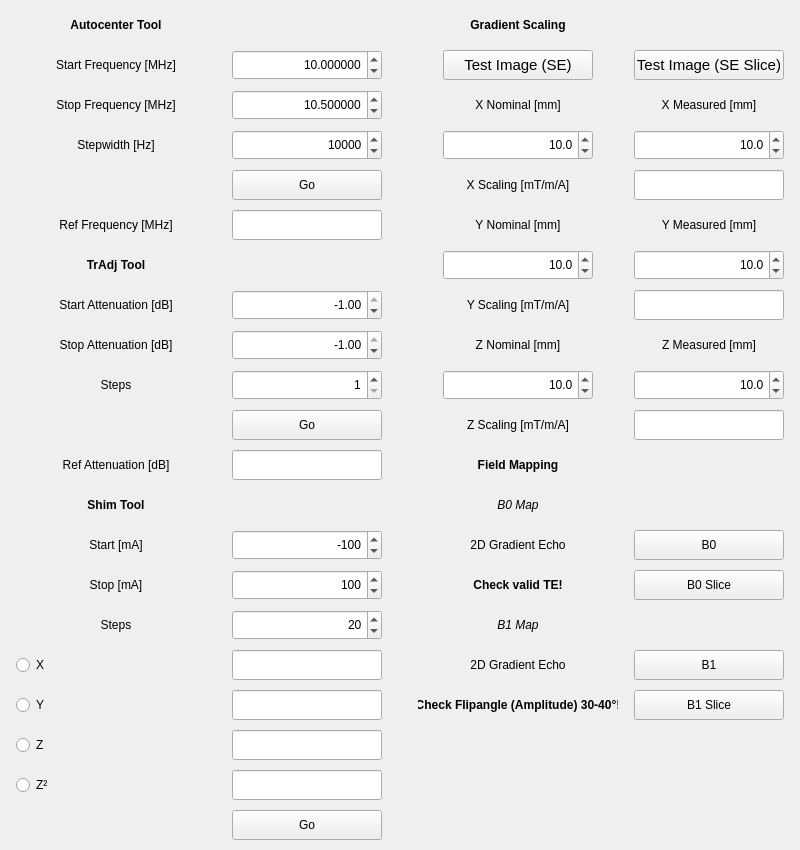
<?xml version="1.0" encoding="UTF-8"?>
<ui version="4.0">
 <class>Dialog</class>
 <widget class="QDialog" name="Dialog">
  <property name="geometry">
   <rect>
    <x>0</x>
    <y>0</y>
    <width>800</width>
    <height>850</height>
   </rect>
  </property>
  <property name="minimumSize">
   <size>
    <width>800</width>
    <height>850</height>
   </size>
  </property>
  <property name="maximumSize">
   <size>
    <width>800</width>
    <height>850</height>
   </size>
  </property>
  <property name="windowTitle">
   <string>Dialog</string>
  </property>
  <widget class="QWidget" name="gridLayoutWidget">
   <property name="geometry">
    <rect>
     <x>0</x>
     <y>0</y>
     <width>801</width>
     <height>851</height>
    </rect>
   </property>
   <layout class="QGridLayout" name="gridLayout">
    <property name="leftMargin">
     <number>5</number>
    </property>
    <property name="topMargin">
     <number>5</number>
    </property>
    <property name="rightMargin">
     <number>5</number>
    </property>
    <property name="bottomMargin">
     <number>5</number>
    </property>
    <property name="spacing">
     <number>5</number>
    </property>
    <item row="1" column="4">
     <widget class="QPushButton" name="Field_Map_Gradient_Slice_pushButton">
      <property name="minimumSize">
       <size>
        <width>150</width>
        <height>30</height>
       </size>
      </property>
      <property name="maximumSize">
       <size>
        <width>150</width>
        <height>30</height>
       </size>
      </property>
      <property name="font">
       <font>
        <pointsize>11</pointsize>
       </font>
      </property>
      <property name="text">
       <string>Test Image (SE Slice)</string>
      </property>
      <property name="autoDefault">
       <bool>false</bool>
      </property>
     </widget>
    </item>
    <item row="8" column="0">
     <widget class="QLabel" name="label_2">
      <property name="minimumSize">
       <size>
        <width>200</width>
        <height>30</height>
       </size>
      </property>
      <property name="maximumSize">
       <size>
        <width>200</width>
        <height>30</height>
       </size>
      </property>
      <property name="text">
       <string>Stop Attenuation [dB]</string>
      </property>
      <property name="alignment">
       <set>Qt::AlignCenter</set>
      </property>
     </widget>
    </item>
    <item row="7" column="1">
     <widget class="QDoubleSpinBox" name="FA_Start_Attenuation_doubleSpinBox">
      <property name="minimumSize">
       <size>
        <width>150</width>
        <height>30</height>
       </size>
      </property>
      <property name="maximumSize">
       <size>
        <width>150</width>
        <height>30</height>
       </size>
      </property>
      <property name="alignment">
       <set>Qt::AlignRight|Qt::AlignTrailing|Qt::AlignVCenter</set>
      </property>
      <property name="minimum">
       <double>-31.000000000000000</double>
      </property>
      <property name="maximum">
       <double>-1.000000000000000</double>
      </property>
      <property name="singleStep">
       <double>0.250000000000000</double>
      </property>
     </widget>
    </item>
    <item row="9" column="1">
     <widget class="QSpinBox" name="FA_Attenuation_Steps_spinBox">
      <property name="minimumSize">
       <size>
        <width>150</width>
        <height>30</height>
       </size>
      </property>
      <property name="maximumSize">
       <size>
        <width>150</width>
        <height>30</height>
       </size>
      </property>
      <property name="alignment">
       <set>Qt::AlignRight|Qt::AlignTrailing|Qt::AlignVCenter</set>
      </property>
      <property name="minimum">
       <number>1</number>
      </property>
     </widget>
    </item>
    <item row="2" column="0">
     <widget class="QLabel" name="label_7">
      <property name="minimumSize">
       <size>
        <width>200</width>
        <height>30</height>
       </size>
      </property>
      <property name="maximumSize">
       <size>
        <width>200</width>
        <height>30</height>
       </size>
      </property>
      <property name="text">
       <string>Stop Frequency [MHz]</string>
      </property>
      <property name="alignment">
       <set>Qt::AlignCenter</set>
      </property>
     </widget>
    </item>
    <item row="0" column="0">
     <widget class="QLabel" name="label_4">
      <property name="minimumSize">
       <size>
        <width>200</width>
        <height>30</height>
       </size>
      </property>
      <property name="maximumSize">
       <size>
        <width>200</width>
        <height>30</height>
       </size>
      </property>
      <property name="font">
       <font>
        <weight>75</weight>
        <bold>true</bold>
       </font>
      </property>
      <property name="text">
       <string>Autocenter Tool</string>
      </property>
      <property name="alignment">
       <set>Qt::AlignCenter</set>
      </property>
     </widget>
    </item>
    <item row="6" column="0">
     <widget class="QLabel" name="label_5">
      <property name="minimumSize">
       <size>
        <width>200</width>
        <height>30</height>
       </size>
      </property>
      <property name="maximumSize">
       <size>
        <width>200</width>
        <height>30</height>
       </size>
      </property>
      <property name="font">
       <font>
        <weight>75</weight>
        <bold>true</bold>
       </font>
      </property>
      <property name="text">
       <string>TrAdj Tool</string>
      </property>
      <property name="alignment">
       <set>Qt::AlignCenter</set>
      </property>
     </widget>
    </item>
    <item row="7" column="0">
     <widget class="QLabel" name="label">
      <property name="minimumSize">
       <size>
        <width>200</width>
        <height>30</height>
       </size>
      </property>
      <property name="maximumSize">
       <size>
        <width>200</width>
        <height>30</height>
       </size>
      </property>
      <property name="text">
       <string>Start Attenuation [dB]</string>
      </property>
      <property name="alignment">
       <set>Qt::AlignCenter</set>
      </property>
     </widget>
    </item>
    <item row="8" column="1">
     <widget class="QDoubleSpinBox" name="FA_Stop_Attenuation_doubleSpinBox">
      <property name="minimumSize">
       <size>
        <width>150</width>
        <height>30</height>
       </size>
      </property>
      <property name="maximumSize">
       <size>
        <width>150</width>
        <height>30</height>
       </size>
      </property>
      <property name="alignment">
       <set>Qt::AlignRight|Qt::AlignTrailing|Qt::AlignVCenter</set>
      </property>
      <property name="minimum">
       <double>-31.000000000000000</double>
      </property>
      <property name="maximum">
       <double>-1.000000000000000</double>
      </property>
      <property name="singleStep">
       <double>0.250000000000000</double>
      </property>
     </widget>
    </item>
    <item row="9" column="0">
     <widget class="QLabel" name="label_3">
      <property name="minimumSize">
       <size>
        <width>200</width>
        <height>30</height>
       </size>
      </property>
      <property name="maximumSize">
       <size>
        <width>200</width>
        <height>30</height>
       </size>
      </property>
      <property name="text">
       <string>Steps</string>
      </property>
      <property name="alignment">
       <set>Qt::AlignCenter</set>
      </property>
     </widget>
    </item>
    <item row="10" column="1">
     <widget class="QPushButton" name="Flipangle_pushButton">
      <property name="minimumSize">
       <size>
        <width>150</width>
        <height>30</height>
       </size>
      </property>
      <property name="maximumSize">
       <size>
        <width>150</width>
        <height>30</height>
       </size>
      </property>
      <property name="text">
       <string>Go</string>
      </property>
      <property name="autoDefault">
       <bool>false</bool>
      </property>
     </widget>
    </item>
    <item row="1" column="0">
     <widget class="QLabel" name="label_6">
      <property name="minimumSize">
       <size>
        <width>200</width>
        <height>30</height>
       </size>
      </property>
      <property name="maximumSize">
       <size>
        <width>200</width>
        <height>30</height>
       </size>
      </property>
      <property name="text">
       <string>Start Frequency [MHz]</string>
      </property>
      <property name="alignment">
       <set>Qt::AlignCenter</set>
      </property>
     </widget>
    </item>
    <item row="2" column="1">
     <widget class="QDoubleSpinBox" name="AC_Stop_Frequency_doubleSpinBox">
      <property name="minimumSize">
       <size>
        <width>150</width>
        <height>30</height>
       </size>
      </property>
      <property name="maximumSize">
       <size>
        <width>150</width>
        <height>30</height>
       </size>
      </property>
      <property name="alignment">
       <set>Qt::AlignRight|Qt::AlignTrailing|Qt::AlignVCenter</set>
      </property>
      <property name="decimals">
       <number>6</number>
      </property>
      <property name="minimum">
       <double>1.000000000000000</double>
      </property>
      <property name="maximum">
       <double>60.000000000000000</double>
      </property>
      <property name="singleStep">
       <double>0.100000000000000</double>
      </property>
      <property name="value">
       <double>10.500000000000000</double>
      </property>
     </widget>
    </item>
    <item row="1" column="1">
     <widget class="QDoubleSpinBox" name="AC_Start_Frequency_doubleSpinBox">
      <property name="minimumSize">
       <size>
        <width>150</width>
        <height>30</height>
       </size>
      </property>
      <property name="maximumSize">
       <size>
        <width>150</width>
        <height>30</height>
       </size>
      </property>
      <property name="alignment">
       <set>Qt::AlignRight|Qt::AlignTrailing|Qt::AlignVCenter</set>
      </property>
      <property name="decimals">
       <number>6</number>
      </property>
      <property name="minimum">
       <double>1.000000000000000</double>
      </property>
      <property name="maximum">
       <double>60.000000000000000</double>
      </property>
      <property name="singleStep">
       <double>0.100000000000000</double>
      </property>
      <property name="value">
       <double>10.000000000000000</double>
      </property>
     </widget>
    </item>
    <item row="4" column="1">
     <widget class="QPushButton" name="Autocenter_pushButton">
      <property name="minimumSize">
       <size>
        <width>150</width>
        <height>30</height>
       </size>
      </property>
      <property name="maximumSize">
       <size>
        <width>150</width>
        <height>30</height>
       </size>
      </property>
      <property name="text">
       <string>Go</string>
      </property>
      <property name="autoDefault">
       <bool>false</bool>
      </property>
     </widget>
    </item>
    <item row="3" column="1">
     <widget class="QSpinBox" name="AC_Stepwidth_spinBox">
      <property name="minimumSize">
       <size>
        <width>150</width>
        <height>30</height>
       </size>
      </property>
      <property name="maximumSize">
       <size>
        <width>150</width>
        <height>30</height>
       </size>
      </property>
      <property name="alignment">
       <set>Qt::AlignRight|Qt::AlignTrailing|Qt::AlignVCenter</set>
      </property>
      <property name="minimum">
       <number>10</number>
      </property>
      <property name="maximum">
       <number>100000</number>
      </property>
      <property name="singleStep">
       <number>5000</number>
      </property>
      <property name="value">
       <number>10000</number>
      </property>
     </widget>
    </item>
    <item row="3" column="0">
     <widget class="QLabel" name="label_8">
      <property name="text">
       <string>Stepwidth [Hz]</string>
      </property>
      <property name="alignment">
       <set>Qt::AlignCenter</set>
      </property>
     </widget>
    </item>
    <item row="5" column="1">
     <widget class="QLineEdit" name="AC_Reffrequency_lineEdit">
      <property name="minimumSize">
       <size>
        <width>150</width>
        <height>30</height>
       </size>
      </property>
      <property name="maximumSize">
       <size>
        <width>150</width>
        <height>30</height>
       </size>
      </property>
      <property name="layoutDirection">
       <enum>Qt::LeftToRight</enum>
      </property>
      <property name="alignment">
       <set>Qt::AlignRight|Qt::AlignTrailing|Qt::AlignVCenter</set>
      </property>
      <property name="readOnly">
       <bool>true</bool>
      </property>
     </widget>
    </item>
    <item row="11" column="1">
     <widget class="QLineEdit" name="FA_RefRFattenuation_lineEdit">
      <property name="minimumSize">
       <size>
        <width>150</width>
        <height>30</height>
       </size>
      </property>
      <property name="maximumSize">
       <size>
        <width>150</width>
        <height>30</height>
       </size>
      </property>
      <property name="alignment">
       <set>Qt::AlignRight|Qt::AlignTrailing|Qt::AlignVCenter</set>
      </property>
      <property name="readOnly">
       <bool>true</bool>
      </property>
     </widget>
    </item>
    <item row="5" column="0">
     <widget class="QLabel" name="label_9">
      <property name="minimumSize">
       <size>
        <width>200</width>
        <height>30</height>
       </size>
      </property>
      <property name="maximumSize">
       <size>
        <width>200</width>
        <height>30</height>
       </size>
      </property>
      <property name="text">
       <string>Ref Frequency [MHz]</string>
      </property>
      <property name="alignment">
       <set>Qt::AlignCenter</set>
      </property>
     </widget>
    </item>
    <item row="11" column="0">
     <widget class="QLabel" name="label_10">
      <property name="minimumSize">
       <size>
        <width>200</width>
        <height>30</height>
       </size>
      </property>
      <property name="maximumSize">
       <size>
        <width>200</width>
        <height>30</height>
       </size>
      </property>
      <property name="text">
       <string>Ref Attenuation [dB]</string>
      </property>
      <property name="alignment">
       <set>Qt::AlignCenter</set>
      </property>
     </widget>
    </item>
    <item row="13" column="0">
     <widget class="QLabel" name="label_12">
      <property name="minimumSize">
       <size>
        <width>200</width>
        <height>30</height>
       </size>
      </property>
      <property name="maximumSize">
       <size>
        <width>200</width>
        <height>30</height>
       </size>
      </property>
      <property name="text">
       <string>Start [mA]</string>
      </property>
      <property name="alignment">
       <set>Qt::AlignCenter</set>
      </property>
     </widget>
    </item>
    <item row="12" column="0">
     <widget class="QLabel" name="label_11">
      <property name="minimumSize">
       <size>
        <width>200</width>
        <height>30</height>
       </size>
      </property>
      <property name="maximumSize">
       <size>
        <width>200</width>
        <height>30</height>
       </size>
      </property>
      <property name="font">
       <font>
        <weight>75</weight>
        <bold>true</bold>
       </font>
      </property>
      <property name="text">
       <string>Shim Tool</string>
      </property>
      <property name="alignment">
       <set>Qt::AlignCenter</set>
      </property>
     </widget>
    </item>
    <item row="15" column="0">
     <widget class="QLabel" name="label_14">
      <property name="minimumSize">
       <size>
        <width>200</width>
        <height>30</height>
       </size>
      </property>
      <property name="maximumSize">
       <size>
        <width>200</width>
        <height>30</height>
       </size>
      </property>
      <property name="text">
       <string>Steps</string>
      </property>
      <property name="alignment">
       <set>Qt::AlignCenter</set>
      </property>
     </widget>
    </item>
    <item row="14" column="0">
     <widget class="QLabel" name="label_13">
      <property name="minimumSize">
       <size>
        <width>200</width>
        <height>30</height>
       </size>
      </property>
      <property name="maximumSize">
       <size>
        <width>200</width>
        <height>30</height>
       </size>
      </property>
      <property name="text">
       <string>Stop [mA]</string>
      </property>
      <property name="alignment">
       <set>Qt::AlignCenter</set>
      </property>
     </widget>
    </item>
    <item row="18" column="0">
     <widget class="QRadioButton" name="Tool_Shim_Z_radioButton">
      <property name="minimumSize">
       <size>
        <width>200</width>
        <height>30</height>
       </size>
      </property>
      <property name="maximumSize">
       <size>
        <width>200</width>
        <height>30</height>
       </size>
      </property>
      <property name="text">
       <string>Z</string>
      </property>
      <property name="autoExclusive">
       <bool>false</bool>
      </property>
     </widget>
    </item>
    <item row="17" column="0">
     <widget class="QRadioButton" name="Tool_Shim_Y_radioButton">
      <property name="minimumSize">
       <size>
        <width>200</width>
        <height>30</height>
       </size>
      </property>
      <property name="maximumSize">
       <size>
        <width>200</width>
        <height>30</height>
       </size>
      </property>
      <property name="text">
       <string>Y</string>
      </property>
      <property name="autoExclusive">
       <bool>false</bool>
      </property>
     </widget>
    </item>
    <item row="16" column="1">
     <widget class="QLineEdit" name="Tool_Shim_X_Ref_lineEdit">
      <property name="minimumSize">
       <size>
        <width>150</width>
        <height>30</height>
       </size>
      </property>
      <property name="maximumSize">
       <size>
        <width>150</width>
        <height>30</height>
       </size>
      </property>
      <property name="alignment">
       <set>Qt::AlignRight|Qt::AlignTrailing|Qt::AlignVCenter</set>
      </property>
      <property name="readOnly">
       <bool>true</bool>
      </property>
     </widget>
    </item>
    <item row="14" column="1">
     <widget class="QSpinBox" name="Tool_Shim_Stop_spinBox">
      <property name="minimumSize">
       <size>
        <width>150</width>
        <height>30</height>
       </size>
      </property>
      <property name="maximumSize">
       <size>
        <width>150</width>
        <height>30</height>
       </size>
      </property>
      <property name="alignment">
       <set>Qt::AlignRight|Qt::AlignTrailing|Qt::AlignVCenter</set>
      </property>
      <property name="minimum">
       <number>-1000</number>
      </property>
      <property name="maximum">
       <number>1000</number>
      </property>
      <property name="value">
       <number>100</number>
      </property>
     </widget>
    </item>
    <item row="16" column="0">
     <widget class="QRadioButton" name="Tool_Shim_X_radioButton">
      <property name="minimumSize">
       <size>
        <width>200</width>
        <height>30</height>
       </size>
      </property>
      <property name="maximumSize">
       <size>
        <width>200</width>
        <height>30</height>
       </size>
      </property>
      <property name="layoutDirection">
       <enum>Qt::LeftToRight</enum>
      </property>
      <property name="autoFillBackground">
       <bool>false</bool>
      </property>
      <property name="text">
       <string>X</string>
      </property>
      <property name="autoExclusive">
       <bool>false</bool>
      </property>
     </widget>
    </item>
    <item row="19" column="0">
     <widget class="QRadioButton" name="Tool_Shim_Z2_radioButton">
      <property name="minimumSize">
       <size>
        <width>200</width>
        <height>30</height>
       </size>
      </property>
      <property name="maximumSize">
       <size>
        <width>200</width>
        <height>30</height>
       </size>
      </property>
      <property name="text">
       <string>Z²</string>
      </property>
      <property name="autoExclusive">
       <bool>false</bool>
      </property>
     </widget>
    </item>
    <item row="15" column="1">
     <widget class="QSpinBox" name="Tool_Shim_Steps_spinBox">
      <property name="minimumSize">
       <size>
        <width>150</width>
        <height>30</height>
       </size>
      </property>
      <property name="maximumSize">
       <size>
        <width>150</width>
        <height>30</height>
       </size>
      </property>
      <property name="alignment">
       <set>Qt::AlignRight|Qt::AlignTrailing|Qt::AlignVCenter</set>
      </property>
      <property name="minimum">
       <number>2</number>
      </property>
      <property name="maximum">
       <number>1000</number>
      </property>
      <property name="value">
       <number>20</number>
      </property>
     </widget>
    </item>
    <item row="20" column="1">
     <widget class="QPushButton" name="Tool_Shim_pushButton">
      <property name="minimumSize">
       <size>
        <width>150</width>
        <height>30</height>
       </size>
      </property>
      <property name="maximumSize">
       <size>
        <width>150</width>
        <height>30</height>
       </size>
      </property>
      <property name="text">
       <string>Go</string>
      </property>
      <property name="autoDefault">
       <bool>false</bool>
      </property>
     </widget>
    </item>
    <item row="13" column="1">
     <widget class="QSpinBox" name="Tool_Shim_Start_spinBox">
      <property name="minimumSize">
       <size>
        <width>150</width>
        <height>30</height>
       </size>
      </property>
      <property name="maximumSize">
       <size>
        <width>150</width>
        <height>30</height>
       </size>
      </property>
      <property name="alignment">
       <set>Qt::AlignRight|Qt::AlignTrailing|Qt::AlignVCenter</set>
      </property>
      <property name="minimum">
       <number>-1000</number>
      </property>
      <property name="maximum">
       <number>1000</number>
      </property>
      <property name="value">
       <number>-100</number>
      </property>
     </widget>
    </item>
    <item row="17" column="1">
     <widget class="QLineEdit" name="Tool_Shim_Y_Ref_lineEdit">
      <property name="minimumSize">
       <size>
        <width>150</width>
        <height>30</height>
       </size>
      </property>
      <property name="maximumSize">
       <size>
        <width>150</width>
        <height>30</height>
       </size>
      </property>
      <property name="alignment">
       <set>Qt::AlignRight|Qt::AlignTrailing|Qt::AlignVCenter</set>
      </property>
      <property name="readOnly">
       <bool>true</bool>
      </property>
     </widget>
    </item>
    <item row="18" column="1">
     <widget class="QLineEdit" name="Tool_Shim_Z_Ref_lineEdit">
      <property name="minimumSize">
       <size>
        <width>150</width>
        <height>30</height>
       </size>
      </property>
      <property name="maximumSize">
       <size>
        <width>150</width>
        <height>30</height>
       </size>
      </property>
      <property name="alignment">
       <set>Qt::AlignRight|Qt::AlignTrailing|Qt::AlignVCenter</set>
      </property>
      <property name="readOnly">
       <bool>true</bool>
      </property>
     </widget>
    </item>
    <item row="19" column="1">
     <widget class="QLineEdit" name="Tool_Shim_Z2_Ref_lineEdit">
      <property name="minimumSize">
       <size>
        <width>150</width>
        <height>30</height>
       </size>
      </property>
      <property name="maximumSize">
       <size>
        <width>150</width>
        <height>30</height>
       </size>
      </property>
      <property name="alignment">
       <set>Qt::AlignRight|Qt::AlignTrailing|Qt::AlignVCenter</set>
      </property>
      <property name="readOnly">
       <bool>true</bool>
      </property>
     </widget>
    </item>
    <item row="1" column="2">
     <spacer name="horizontalSpacer">
      <property name="orientation">
       <enum>Qt::Horizontal</enum>
      </property>
      <property name="sizeType">
       <enum>QSizePolicy::Fixed</enum>
      </property>
      <property name="sizeHint" stdset="0">
       <size>
        <width>20</width>
        <height>20</height>
       </size>
      </property>
     </spacer>
    </item>
    <item row="0" column="3">
     <widget class="QLabel" name="label_16">
      <property name="minimumSize">
       <size>
        <width>200</width>
        <height>30</height>
       </size>
      </property>
      <property name="maximumSize">
       <size>
        <width>200</width>
        <height>30</height>
       </size>
      </property>
      <property name="font">
       <font>
        <weight>75</weight>
        <bold>true</bold>
       </font>
      </property>
      <property name="text">
       <string>Gradient Scaling</string>
      </property>
      <property name="alignment">
       <set>Qt::AlignCenter</set>
      </property>
     </widget>
    </item>
    <item row="1" column="3">
     <layout class="QHBoxLayout" name="horizontalLayout_3">
      <property name="spacing">
       <number>0</number>
      </property>
      <item>
       <widget class="QPushButton" name="Field_Map_Gradient_pushButton">
        <property name="minimumSize">
         <size>
          <width>150</width>
          <height>30</height>
         </size>
        </property>
        <property name="maximumSize">
         <size>
          <width>150</width>
          <height>30</height>
         </size>
        </property>
        <property name="font">
         <font>
          <pointsize>11</pointsize>
         </font>
        </property>
        <property name="text">
         <string>Test Image (SE)</string>
        </property>
        <property name="autoDefault">
         <bool>false</bool>
        </property>
       </widget>
      </item>
     </layout>
    </item>
    <item row="2" column="3">
     <widget class="QLabel" name="label_17">
      <property name="minimumSize">
       <size>
        <width>200</width>
        <height>30</height>
       </size>
      </property>
      <property name="maximumSize">
       <size>
        <width>200</width>
        <height>30</height>
       </size>
      </property>
      <property name="text">
       <string>X Nominal [mm]</string>
      </property>
      <property name="alignment">
       <set>Qt::AlignCenter</set>
      </property>
     </widget>
    </item>
    <item row="2" column="4">
     <widget class="QLabel" name="label_18">
      <property name="minimumSize">
       <size>
        <width>150</width>
        <height>30</height>
       </size>
      </property>
      <property name="maximumSize">
       <size>
        <width>150</width>
        <height>30</height>
       </size>
      </property>
      <property name="text">
       <string>X Measured [mm]</string>
      </property>
      <property name="alignment">
       <set>Qt::AlignCenter</set>
      </property>
     </widget>
    </item>
    <item row="3" column="3">
     <layout class="QHBoxLayout" name="horizontalLayout_4">
      <property name="spacing">
       <number>0</number>
      </property>
      <item>
       <widget class="QDoubleSpinBox" name="GradientScaling_XNominal_doubleSpinBox">
        <property name="minimumSize">
         <size>
          <width>150</width>
          <height>30</height>
         </size>
        </property>
        <property name="maximumSize">
         <size>
          <width>150</width>
          <height>30</height>
         </size>
        </property>
        <property name="alignment">
         <set>Qt::AlignRight|Qt::AlignTrailing|Qt::AlignVCenter</set>
        </property>
        <property name="decimals">
         <number>1</number>
        </property>
        <property name="maximum">
         <double>1000.000000000000000</double>
        </property>
        <property name="singleStep">
         <double>0.100000000000000</double>
        </property>
        <property name="value">
         <double>10.000000000000000</double>
        </property>
       </widget>
      </item>
     </layout>
    </item>
    <item row="3" column="4">
     <widget class="QDoubleSpinBox" name="GradientScaling_XMeasured_doubleSpinBox">
      <property name="minimumSize">
       <size>
        <width>150</width>
        <height>30</height>
       </size>
      </property>
      <property name="maximumSize">
       <size>
        <width>150</width>
        <height>30</height>
       </size>
      </property>
      <property name="alignment">
       <set>Qt::AlignRight|Qt::AlignTrailing|Qt::AlignVCenter</set>
      </property>
      <property name="decimals">
       <number>1</number>
      </property>
      <property name="maximum">
       <double>1000.000000000000000</double>
      </property>
      <property name="singleStep">
       <double>0.100000000000000</double>
      </property>
      <property name="value">
       <double>10.000000000000000</double>
      </property>
     </widget>
    </item>
    <item row="4" column="4">
     <widget class="QLineEdit" name="Gradient_XScaling_lineEdit">
      <property name="minimumSize">
       <size>
        <width>150</width>
        <height>30</height>
       </size>
      </property>
      <property name="maximumSize">
       <size>
        <width>150</width>
        <height>30</height>
       </size>
      </property>
      <property name="alignment">
       <set>Qt::AlignRight|Qt::AlignTrailing|Qt::AlignVCenter</set>
      </property>
      <property name="readOnly">
       <bool>true</bool>
      </property>
     </widget>
    </item>
    <item row="4" column="3">
     <widget class="QLabel" name="label_23">
      <property name="minimumSize">
       <size>
        <width>200</width>
        <height>26</height>
       </size>
      </property>
      <property name="maximumSize">
       <size>
        <width>200</width>
        <height>30</height>
       </size>
      </property>
      <property name="text">
       <string>X Scaling [mT/m/A]</string>
      </property>
      <property name="alignment">
       <set>Qt::AlignCenter</set>
      </property>
     </widget>
    </item>
    <item row="5" column="3">
     <widget class="QLabel" name="label_19">
      <property name="minimumSize">
       <size>
        <width>200</width>
        <height>30</height>
       </size>
      </property>
      <property name="maximumSize">
       <size>
        <width>200</width>
        <height>30</height>
       </size>
      </property>
      <property name="text">
       <string>Y Nominal [mm]</string>
      </property>
      <property name="alignment">
       <set>Qt::AlignCenter</set>
      </property>
     </widget>
    </item>
    <item row="5" column="4">
     <widget class="QLabel" name="label_20">
      <property name="minimumSize">
       <size>
        <width>150</width>
        <height>30</height>
       </size>
      </property>
      <property name="maximumSize">
       <size>
        <width>150</width>
        <height>30</height>
       </size>
      </property>
      <property name="text">
       <string>Y Measured [mm]</string>
      </property>
      <property name="alignment">
       <set>Qt::AlignCenter</set>
      </property>
     </widget>
    </item>
    <item row="6" column="3">
     <layout class="QHBoxLayout" name="horizontalLayout_6">
      <property name="spacing">
       <number>0</number>
      </property>
      <item>
       <widget class="QDoubleSpinBox" name="GradientScaling_YNominal_doubleSpinBox">
        <property name="minimumSize">
         <size>
          <width>150</width>
          <height>30</height>
         </size>
        </property>
        <property name="maximumSize">
         <size>
          <width>150</width>
          <height>30</height>
         </size>
        </property>
        <property name="alignment">
         <set>Qt::AlignRight|Qt::AlignTrailing|Qt::AlignVCenter</set>
        </property>
        <property name="decimals">
         <number>1</number>
        </property>
        <property name="maximum">
         <double>1000.000000000000000</double>
        </property>
        <property name="singleStep">
         <double>0.100000000000000</double>
        </property>
        <property name="value">
         <double>10.000000000000000</double>
        </property>
       </widget>
      </item>
     </layout>
    </item>
    <item row="6" column="4">
     <widget class="QDoubleSpinBox" name="GradientScaling_YMeasured_doubleSpinBox">
      <property name="minimumSize">
       <size>
        <width>150</width>
        <height>30</height>
       </size>
      </property>
      <property name="maximumSize">
       <size>
        <width>150</width>
        <height>30</height>
       </size>
      </property>
      <property name="alignment">
       <set>Qt::AlignRight|Qt::AlignTrailing|Qt::AlignVCenter</set>
      </property>
      <property name="decimals">
       <number>1</number>
      </property>
      <property name="maximum">
       <double>1000.000000000000000</double>
      </property>
      <property name="singleStep">
       <double>0.100000000000000</double>
      </property>
      <property name="value">
       <double>10.000000000000000</double>
      </property>
     </widget>
    </item>
    <item row="7" column="4">
     <widget class="QLineEdit" name="Gradient_YScaling_lineEdit">
      <property name="minimumSize">
       <size>
        <width>150</width>
        <height>30</height>
       </size>
      </property>
      <property name="maximumSize">
       <size>
        <width>150</width>
        <height>30</height>
       </size>
      </property>
      <property name="alignment">
       <set>Qt::AlignRight|Qt::AlignTrailing|Qt::AlignVCenter</set>
      </property>
      <property name="readOnly">
       <bool>true</bool>
      </property>
     </widget>
    </item>
    <item row="7" column="3">
     <widget class="QLabel" name="label_24">
      <property name="minimumSize">
       <size>
        <width>200</width>
        <height>30</height>
       </size>
      </property>
      <property name="maximumSize">
       <size>
        <width>200</width>
        <height>30</height>
       </size>
      </property>
      <property name="text">
       <string>Y Scaling [mT/m/A]</string>
      </property>
      <property name="alignment">
       <set>Qt::AlignCenter</set>
      </property>
     </widget>
    </item>
    <item row="8" column="3">
     <widget class="QLabel" name="label_21">
      <property name="minimumSize">
       <size>
        <width>200</width>
        <height>30</height>
       </size>
      </property>
      <property name="maximumSize">
       <size>
        <width>150</width>
        <height>30</height>
       </size>
      </property>
      <property name="text">
       <string>Z Nominal [mm]</string>
      </property>
      <property name="alignment">
       <set>Qt::AlignCenter</set>
      </property>
     </widget>
    </item>
    <item row="8" column="4">
     <widget class="QLabel" name="label_22">
      <property name="minimumSize">
       <size>
        <width>150</width>
        <height>30</height>
       </size>
      </property>
      <property name="maximumSize">
       <size>
        <width>150</width>
        <height>30</height>
       </size>
      </property>
      <property name="text">
       <string>Z Measured [mm]</string>
      </property>
      <property name="alignment">
       <set>Qt::AlignCenter</set>
      </property>
     </widget>
    </item>
    <item row="9" column="3">
     <layout class="QHBoxLayout" name="horizontalLayout_8">
      <property name="spacing">
       <number>0</number>
      </property>
      <item>
       <widget class="QDoubleSpinBox" name="GradientScaling_ZNominal_doubleSpinBox">
        <property name="minimumSize">
         <size>
          <width>150</width>
          <height>30</height>
         </size>
        </property>
        <property name="maximumSize">
         <size>
          <width>150</width>
          <height>30</height>
         </size>
        </property>
        <property name="alignment">
         <set>Qt::AlignRight|Qt::AlignTrailing|Qt::AlignVCenter</set>
        </property>
        <property name="decimals">
         <number>1</number>
        </property>
        <property name="maximum">
         <double>1000.000000000000000</double>
        </property>
        <property name="singleStep">
         <double>0.100000000000000</double>
        </property>
        <property name="value">
         <double>10.000000000000000</double>
        </property>
       </widget>
      </item>
     </layout>
    </item>
    <item row="9" column="4">
     <widget class="QDoubleSpinBox" name="GradientScaling_ZMeasured_doubleSpinBox">
      <property name="minimumSize">
       <size>
        <width>150</width>
        <height>30</height>
       </size>
      </property>
      <property name="maximumSize">
       <size>
        <width>150</width>
        <height>30</height>
       </size>
      </property>
      <property name="alignment">
       <set>Qt::AlignRight|Qt::AlignTrailing|Qt::AlignVCenter</set>
      </property>
      <property name="decimals">
       <number>1</number>
      </property>
      <property name="maximum">
       <double>1000.000000000000000</double>
      </property>
      <property name="singleStep">
       <double>0.100000000000000</double>
      </property>
      <property name="value">
       <double>10.000000000000000</double>
      </property>
     </widget>
    </item>
    <item row="10" column="4">
     <widget class="QLineEdit" name="Gradient_ZScaling_lineEdit">
      <property name="minimumSize">
       <size>
        <width>150</width>
        <height>30</height>
       </size>
      </property>
      <property name="maximumSize">
       <size>
        <width>150</width>
        <height>30</height>
       </size>
      </property>
      <property name="alignment">
       <set>Qt::AlignRight|Qt::AlignTrailing|Qt::AlignVCenter</set>
      </property>
      <property name="readOnly">
       <bool>true</bool>
      </property>
     </widget>
    </item>
    <item row="10" column="3">
     <widget class="QLabel" name="label_25">
      <property name="minimumSize">
       <size>
        <width>200</width>
        <height>30</height>
       </size>
      </property>
      <property name="maximumSize">
       <size>
        <width>200</width>
        <height>30</height>
       </size>
      </property>
      <property name="text">
       <string>Z Scaling [mT/m/A]</string>
      </property>
      <property name="alignment">
       <set>Qt::AlignCenter</set>
      </property>
     </widget>
    </item>
    <item row="11" column="3">
     <widget class="QLabel" name="label_15">
      <property name="minimumSize">
       <size>
        <width>200</width>
        <height>30</height>
       </size>
      </property>
      <property name="maximumSize">
       <size>
        <width>200</width>
        <height>30</height>
       </size>
      </property>
      <property name="font">
       <font>
        <weight>75</weight>
        <bold>true</bold>
       </font>
      </property>
      <property name="text">
       <string>Field Mapping</string>
      </property>
      <property name="alignment">
       <set>Qt::AlignCenter</set>
      </property>
     </widget>
    </item>
    <item row="14" column="3">
     <widget class="QLabel" name="label_27">
      <property name="minimumSize">
       <size>
        <width>200</width>
        <height>30</height>
       </size>
      </property>
      <property name="maximumSize">
       <size>
        <width>200</width>
        <height>30</height>
       </size>
      </property>
      <property name="font">
       <font>
        <pointsize>9</pointsize>
        <weight>75</weight>
        <bold>true</bold>
       </font>
      </property>
      <property name="text">
       <string>Check valid TE!</string>
      </property>
      <property name="alignment">
       <set>Qt::AlignCenter</set>
      </property>
     </widget>
    </item>
    <item row="14" column="4">
     <widget class="QPushButton" name="Field_Map_B0_Slice_pushButton">
      <property name="minimumSize">
       <size>
        <width>150</width>
        <height>30</height>
       </size>
      </property>
      <property name="maximumSize">
       <size>
        <width>150</width>
        <height>30</height>
       </size>
      </property>
      <property name="text">
       <string>B0 Slice</string>
      </property>
      <property name="autoDefault">
       <bool>false</bool>
      </property>
     </widget>
    </item>
    <item row="13" column="4">
     <widget class="QPushButton" name="Field_Map_B0_pushButton">
      <property name="minimumSize">
       <size>
        <width>150</width>
        <height>30</height>
       </size>
      </property>
      <property name="maximumSize">
       <size>
        <width>150</width>
        <height>30</height>
       </size>
      </property>
      <property name="text">
       <string>B0</string>
      </property>
      <property name="autoDefault">
       <bool>false</bool>
      </property>
     </widget>
    </item>
    <item row="13" column="3">
     <widget class="QLabel" name="label_26">
      <property name="minimumSize">
       <size>
        <width>200</width>
        <height>30</height>
       </size>
      </property>
      <property name="maximumSize">
       <size>
        <width>200</width>
        <height>30</height>
       </size>
      </property>
      <property name="text">
       <string>2D Gradient Echo</string>
      </property>
      <property name="alignment">
       <set>Qt::AlignCenter</set>
      </property>
     </widget>
    </item>
    <item row="12" column="3">
     <widget class="QLabel" name="label_30">
      <property name="minimumSize">
       <size>
        <width>200</width>
        <height>30</height>
       </size>
      </property>
      <property name="maximumSize">
       <size>
        <width>200</width>
        <height>30</height>
       </size>
      </property>
      <property name="font">
       <font>
        <italic>true</italic>
       </font>
      </property>
      <property name="text">
       <string>B0 Map</string>
      </property>
      <property name="alignment">
       <set>Qt::AlignCenter</set>
      </property>
     </widget>
    </item>
    <item row="15" column="3">
     <widget class="QLabel" name="label_31">
      <property name="minimumSize">
       <size>
        <width>200</width>
        <height>30</height>
       </size>
      </property>
      <property name="maximumSize">
       <size>
        <width>200</width>
        <height>30</height>
       </size>
      </property>
      <property name="font">
       <font>
        <italic>true</italic>
       </font>
      </property>
      <property name="text">
       <string>B1 Map</string>
      </property>
      <property name="alignment">
       <set>Qt::AlignCenter</set>
      </property>
     </widget>
    </item>
    <item row="16" column="3">
     <widget class="QLabel" name="label_28">
      <property name="minimumSize">
       <size>
        <width>200</width>
        <height>30</height>
       </size>
      </property>
      <property name="maximumSize">
       <size>
        <width>200</width>
        <height>30</height>
       </size>
      </property>
      <property name="text">
       <string>2D Gradient Echo</string>
      </property>
      <property name="alignment">
       <set>Qt::AlignCenter</set>
      </property>
     </widget>
    </item>
    <item row="17" column="3">
     <widget class="QLabel" name="label_29">
      <property name="minimumSize">
       <size>
        <width>200</width>
        <height>30</height>
       </size>
      </property>
      <property name="maximumSize">
       <size>
        <width>200</width>
        <height>30</height>
       </size>
      </property>
      <property name="font">
       <font>
        <pointsize>9</pointsize>
        <weight>75</weight>
        <bold>true</bold>
       </font>
      </property>
      <property name="text">
       <string>Check Flipangle (Amplitude) 30-40°!</string>
      </property>
      <property name="alignment">
       <set>Qt::AlignCenter</set>
      </property>
     </widget>
    </item>
    <item row="16" column="4">
     <widget class="QPushButton" name="Field_Map_B1_pushButton">
      <property name="minimumSize">
       <size>
        <width>150</width>
        <height>30</height>
       </size>
      </property>
      <property name="maximumSize">
       <size>
        <width>150</width>
        <height>30</height>
       </size>
      </property>
      <property name="text">
       <string>B1</string>
      </property>
      <property name="autoDefault">
       <bool>false</bool>
      </property>
     </widget>
    </item>
    <item row="17" column="4">
     <widget class="QPushButton" name="Field_Map_B1_Slice_pushButton">
      <property name="minimumSize">
       <size>
        <width>150</width>
        <height>30</height>
       </size>
      </property>
      <property name="maximumSize">
       <size>
        <width>150</width>
        <height>30</height>
       </size>
      </property>
      <property name="text">
       <string>B1 Slice</string>
      </property>
      <property name="autoDefault">
       <bool>false</bool>
      </property>
     </widget>
    </item>
   </layout>
  </widget>
 </widget>
 <resources/>
 <connections/>
</ui>
